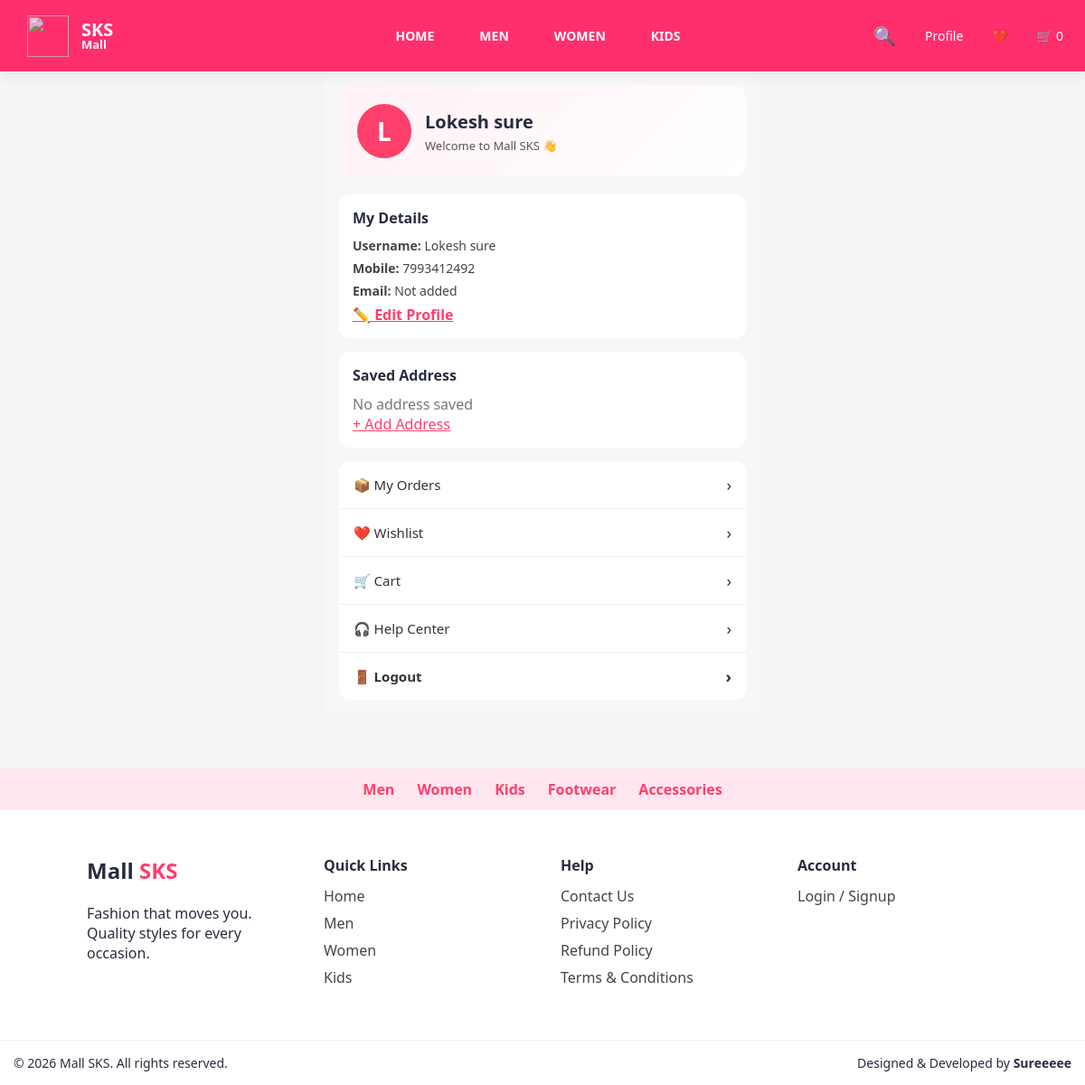
The app's page /profile (signed in), older data.
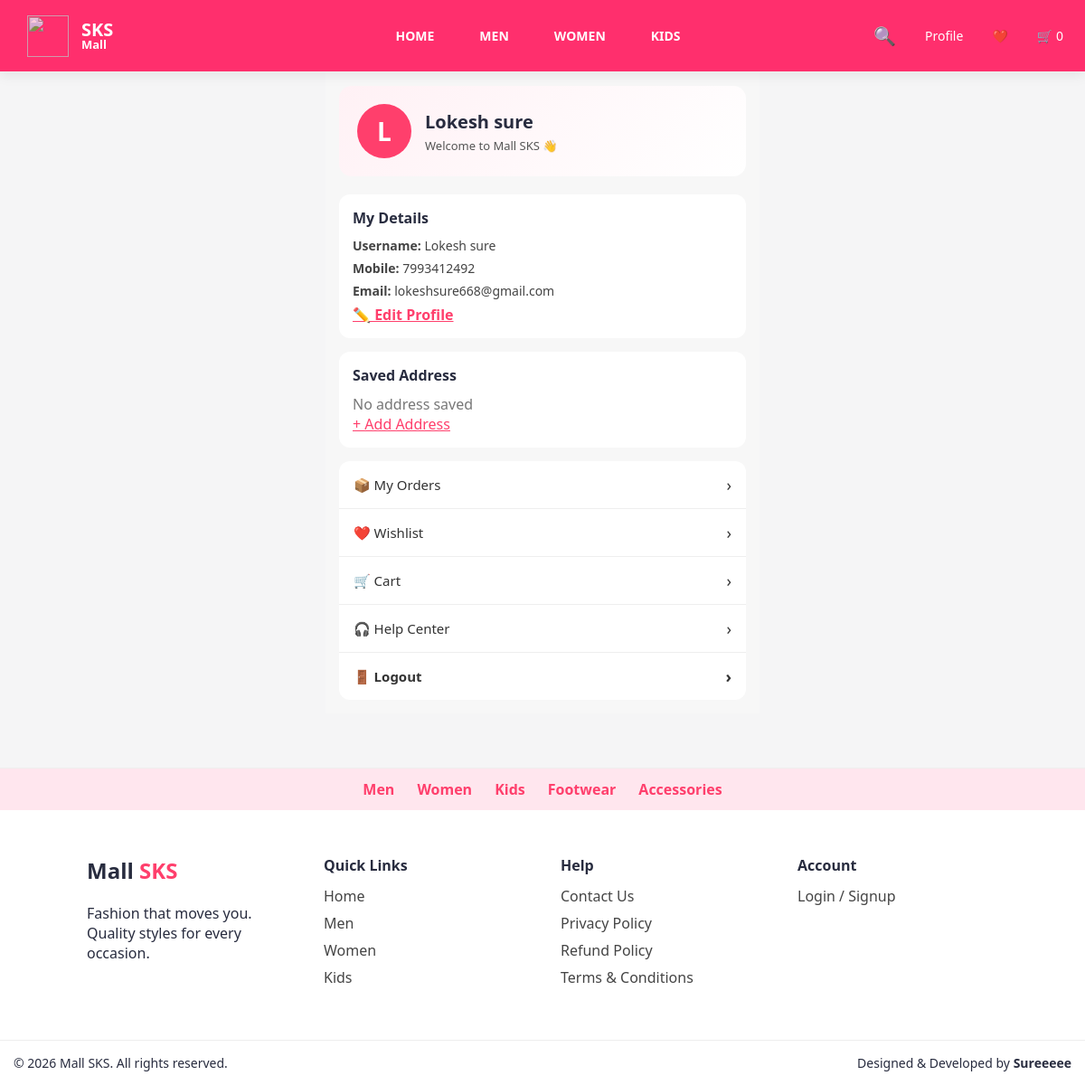
The same page, newer data.
### models/user.py (models this page shows)
class User(db.Model):
    id = db.Column(db.Integer, primary_key=True)
    mobile = db.Column(db.String(10), unique=True, nullable=False)
    username = db.Column(db.String(50))
    email = db.Column(db.String(100), unique=True)
    role = db.Column(db.String(20), default="customer")

### app.py (the view)
@app.route("/profile")
def profile():
    if "user_id" not in session:
        session["show_login"] = True
        return redirect(url_for("home"))
    user = User.query.get(session["user_id"])
    if not user:
        session.clear()
        return redirect(url_for("home"))
    return render_template("profile.html", user=user)

### templates/profile.html (shortened to what this page needs)
<!DOCTYPE html>
<html lang="en">
<head>
    <link rel="stylesheet" href="{{ url_for('static', filename='css/style.css') }}">
</head>
<body>
{% include "header.html" %}
<div class="profile-page">
    <div class="profile-top">
        <div class="profile-avatar">
            {{ user.username[0] | upper }}
        </div>
        <div>
            <h2>{{ user.username }}</h2>
            <p>Welcome to Mall SKS 👋</p>
        </div>
    </div>
    <div class="profile-card profile-info">
        <h3>My Details</h3>
        <p><b>Username:</b> {{ user.username }}</p>
        <p><b>Mobile:</b> {{ user.mobile or "Not added" }}</p>
        <p><b>Email:</b> {{ user.email or "Not added" }}</p>
        <a href="{{ url_for('edit_profile') }}" style="color:#ff3f6c;font-weight:600;">
            ✏️ Edit Profile
        </a>
    </div>
    <div class="profile-card">
        <h3>Saved Address</h3>
        {% if user.address %}
            <p>{{ user.address }}</p>
        {% else %}
            <p style="color:#777;">No address saved</p>
            <a href="{{ url_for('address') }}" style="color:#ff3f6c;">+ Add Address</a>
        {% endif %}
    </div>
    <div class="profile-menu">
        <a href="{{ url_for('my_orders') }}">
            📦 My Orders
            <span>›</span>
        </a>
        <a href="{{ url_for('wishlist') }}">
            ❤️ Wishlist
            <span>›</span>
        </a>
        <a href="{{ url_for('cart') }}">
            🛒 Cart
            <span>›</span>
        </a>
        <a href="{{ url_for('contact') }}">
            🎧 Help Center
            <span>›</span>
        </a>
        <a href="{{ url_for('logout') }}" class="logout">
            🚪 Logout
            <span>›</span>
        </a>
    </div>
</div>
{% include "footer.html" %}
</body>
</html>

Row changes from the older to the newer data that the page shows:
changed User "Lokesh sure": email "Not added" → "lokeshsure668@gmail.com"
